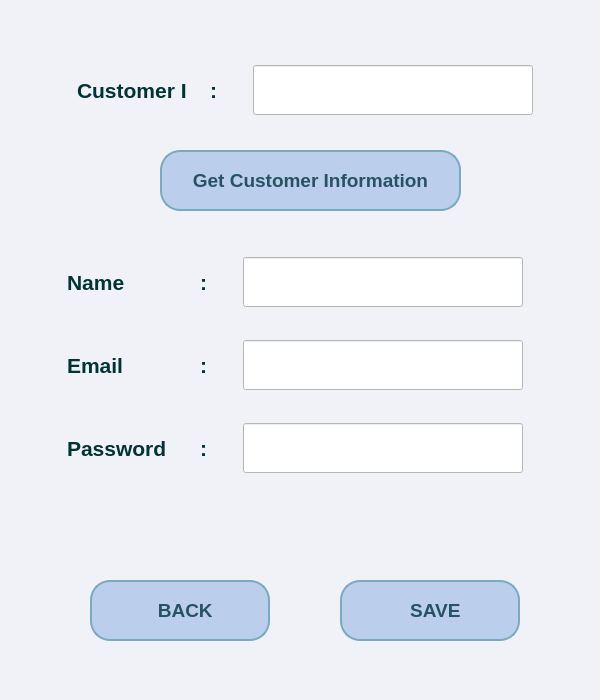
<?xml version="1.0" encoding="UTF-8"?>
<ui version="4.0">
 <class>Admin_infoEdit_window</class>
 <widget class="QMainWindow" name="Admin_infoEdit_window">
  <property name="geometry">
   <rect>
    <x>0</x>
    <y>0</y>
    <width>600</width>
    <height>700</height>
   </rect>
  </property>
  <property name="minimumSize">
   <size>
    <width>600</width>
    <height>700</height>
   </size>
  </property>
  <property name="maximumSize">
   <size>
    <width>600</width>
    <height>700</height>
   </size>
  </property>
  <property name="windowTitle">
   <string>MainWindow</string>
  </property>
  <property name="styleSheet">
   <string notr="true">background-color: rgb(241, 242, 248);</string>
  </property>
  <widget class="QWidget" name="centralwidget">
   <widget class="QPushButton" name="adeditwdw_btn_save">
    <property name="geometry">
     <rect>
      <x>340</x>
      <y>580</y>
      <width>180</width>
      <height>61</height>
     </rect>
    </property>
    <property name="font">
     <font>
      <family>Arial</family>
      <pointsize>14</pointsize>
      <weight>75</weight>
      <bold>true</bold>
     </font>
    </property>
    <property name="styleSheet">
     <string notr="true">QPushButton{
color: rgb(39, 82, 97);
background-color: rgb(187, 207, 237);
border:2px solid rgb(123, 169, 191);
border-radius:20px
}

QPushButton:hover {
     background-color: rgb(225, 229, 241);
     border:2px solid rgb(196, 218, 245);
}</string>
    </property>
    <property name="text">
     <string>  SAVE</string>
    </property>
    <property name="icon">
     <iconset>
      <normaloff>icons/save.png</normaloff>icons/save.png</iconset>
    </property>
    <property name="iconSize">
     <size>
      <width>40</width>
      <height>40</height>
     </size>
    </property>
   </widget>
   <widget class="QLabel" name="ad_edit_wdw_warn_lbl">
    <property name="geometry">
     <rect>
      <x>70</x>
      <y>520</y>
      <width>471</width>
      <height>41</height>
     </rect>
    </property>
    <property name="font">
     <font>
      <family>Arial</family>
     </font>
    </property>
    <property name="text">
     <string/>
    </property>
   </widget>
   <widget class="QPushButton" name="adeditwdw_btn_back">
    <property name="geometry">
     <rect>
      <x>90</x>
      <y>580</y>
      <width>180</width>
      <height>61</height>
     </rect>
    </property>
    <property name="font">
     <font>
      <family>Arial</family>
      <pointsize>14</pointsize>
      <weight>75</weight>
      <bold>true</bold>
     </font>
    </property>
    <property name="styleSheet">
     <string notr="true">QPushButton{
color: rgb(39, 82, 97);
background-color: rgb(187, 207, 237);
border:2px solid rgb(123, 169, 191);
border-radius:20px
}

QPushButton:hover {
     background-color: rgb(225, 229, 241);
     border:2px solid rgb(196, 218, 245);
}</string>
    </property>
    <property name="text">
     <string>  BACK</string>
    </property>
    <property name="icon">
     <iconset>
      <normaloff>icons/back-arrow.png</normaloff>icons/back-arrow.png</iconset>
    </property>
    <property name="iconSize">
     <size>
      <width>40</width>
      <height>40</height>
     </size>
    </property>
   </widget>
   <widget class="QWidget" name="gridLayoutWidget_2">
    <property name="geometry">
     <rect>
      <x>50</x>
      <y>230</y>
      <width>491</width>
      <height>271</height>
     </rect>
    </property>
    <layout class="QGridLayout" name="gridLayout_2">
     <item row="0" column="1">
      <widget class="QLabel" name="lbl">
       <property name="minimumSize">
        <size>
         <width>20</width>
         <height>50</height>
        </size>
       </property>
       <property name="maximumSize">
        <size>
         <width>20</width>
         <height>50</height>
        </size>
       </property>
       <property name="font">
        <font>
         <family>Arial</family>
         <pointsize>16</pointsize>
         <weight>75</weight>
         <bold>true</bold>
        </font>
       </property>
       <property name="styleSheet">
        <string notr="true">color: rgb(0, 51, 51);</string>
       </property>
       <property name="text">
        <string>:</string>
       </property>
      </widget>
     </item>
     <item row="0" column="2">
      <widget class="QLineEdit" name="ad_edit_wdw_cs_name_lnedit">
       <property name="enabled">
        <bool>true</bool>
       </property>
       <property name="sizePolicy">
        <sizepolicy hsizetype="Ignored" vsizetype="Ignored">
         <horstretch>0</horstretch>
         <verstretch>0</verstretch>
        </sizepolicy>
       </property>
       <property name="minimumSize">
        <size>
         <width>250</width>
         <height>50</height>
        </size>
       </property>
       <property name="maximumSize">
        <size>
         <width>280</width>
         <height>50</height>
        </size>
       </property>
       <property name="font">
        <font>
         <family>Arial</family>
        </font>
       </property>
       <property name="styleSheet">
        <string notr="true">background-color: rgb(255, 255, 255);</string>
       </property>
      </widget>
     </item>
     <item row="1" column="1">
      <widget class="QLabel" name="lbl_3">
       <property name="minimumSize">
        <size>
         <width>20</width>
         <height>50</height>
        </size>
       </property>
       <property name="maximumSize">
        <size>
         <width>20</width>
         <height>50</height>
        </size>
       </property>
       <property name="font">
        <font>
         <family>Arial</family>
         <pointsize>16</pointsize>
         <weight>75</weight>
         <bold>true</bold>
        </font>
       </property>
       <property name="styleSheet">
        <string notr="true">color: rgb(0, 51, 51);</string>
       </property>
       <property name="text">
        <string>:</string>
       </property>
      </widget>
     </item>
     <item row="2" column="0">
      <widget class="QLabel" name="adeditwdw_lbl_password">
       <property name="minimumSize">
        <size>
         <width>110</width>
         <height>50</height>
        </size>
       </property>
       <property name="maximumSize">
        <size>
         <width>110</width>
         <height>50</height>
        </size>
       </property>
       <property name="font">
        <font>
         <family>Arial</family>
         <pointsize>16</pointsize>
         <weight>75</weight>
         <bold>true</bold>
        </font>
       </property>
       <property name="styleSheet">
        <string notr="true">color: rgb(0, 51, 51);</string>
       </property>
       <property name="text">
        <string>Password</string>
       </property>
      </widget>
     </item>
     <item row="1" column="0">
      <widget class="QLabel" name="adeditwdw_lbl_email">
       <property name="minimumSize">
        <size>
         <width>110</width>
         <height>50</height>
        </size>
       </property>
       <property name="maximumSize">
        <size>
         <width>110</width>
         <height>50</height>
        </size>
       </property>
       <property name="font">
        <font>
         <family>Arial</family>
         <pointsize>16</pointsize>
         <weight>75</weight>
         <bold>true</bold>
        </font>
       </property>
       <property name="styleSheet">
        <string notr="true">color: rgb(0, 51, 51);</string>
       </property>
       <property name="text">
        <string>Email</string>
       </property>
      </widget>
     </item>
     <item row="2" column="2">
      <widget class="QLineEdit" name="ad_edit_wdw_cs_pw_lnedit">
       <property name="minimumSize">
        <size>
         <width>0</width>
         <height>50</height>
        </size>
       </property>
       <property name="maximumSize">
        <size>
         <width>280</width>
         <height>16777215</height>
        </size>
       </property>
       <property name="font">
        <font>
         <family>Arial</family>
        </font>
       </property>
       <property name="styleSheet">
        <string notr="true">background-color: rgb(255, 255, 255);</string>
       </property>
      </widget>
     </item>
     <item row="0" column="0">
      <widget class="QLabel" name="adeditwdw_lbl_name">
       <property name="minimumSize">
        <size>
         <width>110</width>
         <height>50</height>
        </size>
       </property>
       <property name="maximumSize">
        <size>
         <width>110</width>
         <height>50</height>
        </size>
       </property>
       <property name="font">
        <font>
         <family>Arial</family>
         <pointsize>16</pointsize>
         <weight>75</weight>
         <bold>true</bold>
        </font>
       </property>
       <property name="styleSheet">
        <string notr="true">color: rgb(0, 51, 51);</string>
       </property>
       <property name="text">
        <string>Name</string>
       </property>
      </widget>
     </item>
     <item row="1" column="2">
      <widget class="QLineEdit" name="ad_edit_wdw_cs_email_lnedit">
       <property name="minimumSize">
        <size>
         <width>0</width>
         <height>50</height>
        </size>
       </property>
       <property name="maximumSize">
        <size>
         <width>280</width>
         <height>50</height>
        </size>
       </property>
       <property name="font">
        <font>
         <family>Arial</family>
        </font>
       </property>
       <property name="styleSheet">
        <string notr="true">background-color: rgb(255, 255, 255);</string>
       </property>
      </widget>
     </item>
     <item row="2" column="1">
      <widget class="QLabel" name="lbl_2">
       <property name="minimumSize">
        <size>
         <width>20</width>
         <height>50</height>
        </size>
       </property>
       <property name="maximumSize">
        <size>
         <width>20</width>
         <height>50</height>
        </size>
       </property>
       <property name="font">
        <font>
         <family>Arial</family>
         <pointsize>16</pointsize>
         <weight>75</weight>
         <bold>true</bold>
        </font>
       </property>
       <property name="styleSheet">
        <string notr="true">color: rgb(0, 51, 51);</string>
       </property>
       <property name="text">
        <string>:</string>
       </property>
      </widget>
     </item>
    </layout>
   </widget>
   <widget class="QWidget" name="gridLayoutWidget_3">
    <property name="geometry">
     <rect>
      <x>60</x>
      <y>60</y>
      <width>491</width>
      <height>61</height>
     </rect>
    </property>
    <layout class="QGridLayout" name="gridLayout_4">
     <item row="0" column="0">
      <widget class="QLabel" name="adeditwdw_lbl_heading">
       <property name="minimumSize">
        <size>
         <width>110</width>
         <height>50</height>
        </size>
       </property>
       <property name="maximumSize">
        <size>
         <width>110</width>
         <height>50</height>
        </size>
       </property>
       <property name="font">
        <font>
         <family>Arial</family>
         <pointsize>16</pointsize>
         <weight>75</weight>
         <bold>true</bold>
        </font>
       </property>
       <property name="styleSheet">
        <string notr="true">color: rgb(0, 51, 51);</string>
       </property>
       <property name="text">
        <string>Customer ID</string>
       </property>
      </widget>
     </item>
     <item row="0" column="1">
      <widget class="QLabel" name="lbl_9">
       <property name="minimumSize">
        <size>
         <width>20</width>
         <height>50</height>
        </size>
       </property>
       <property name="maximumSize">
        <size>
         <width>20</width>
         <height>50</height>
        </size>
       </property>
       <property name="font">
        <font>
         <family>Arial</family>
         <pointsize>16</pointsize>
         <weight>75</weight>
         <bold>true</bold>
        </font>
       </property>
       <property name="styleSheet">
        <string notr="true">color: rgb(0, 51, 51);</string>
       </property>
       <property name="text">
        <string>:</string>
       </property>
      </widget>
     </item>
     <item row="0" column="2">
      <widget class="QLineEdit" name="ad_edit_wdw_cs_id_lnedit">
       <property name="enabled">
        <bool>true</bool>
       </property>
       <property name="sizePolicy">
        <sizepolicy hsizetype="Ignored" vsizetype="Ignored">
         <horstretch>0</horstretch>
         <verstretch>0</verstretch>
        </sizepolicy>
       </property>
       <property name="minimumSize">
        <size>
         <width>250</width>
         <height>50</height>
        </size>
       </property>
       <property name="maximumSize">
        <size>
         <width>280</width>
         <height>50</height>
        </size>
       </property>
       <property name="font">
        <font>
         <family>Arial</family>
        </font>
       </property>
       <property name="styleSheet">
        <string notr="true">background-color: rgb(255, 255, 255);</string>
       </property>
      </widget>
     </item>
    </layout>
   </widget>
   <widget class="QPushButton" name="adeditwdw_btn_getinfo">
    <property name="geometry">
     <rect>
      <x>160</x>
      <y>150</y>
      <width>301</width>
      <height>61</height>
     </rect>
    </property>
    <property name="font">
     <font>
      <family>Arial</family>
      <pointsize>14</pointsize>
      <weight>75</weight>
      <bold>true</bold>
     </font>
    </property>
    <property name="styleSheet">
     <string notr="true">QPushButton{
color: rgb(39, 82, 97);
background-color: rgb(187, 207, 237);
border:2px solid rgb(123, 169, 191);
border-radius:20px
}

QPushButton:hover {
     background-color: rgb(225, 229, 241);
     border:2px solid rgb(196, 218, 245);
}</string>
    </property>
    <property name="text">
     <string>Get Customer Information</string>
    </property>
   </widget>
  </widget>
  <widget class="QStatusBar" name="statusbar"/>
 </widget>
 <resources/>
 <connections/>
</ui>
